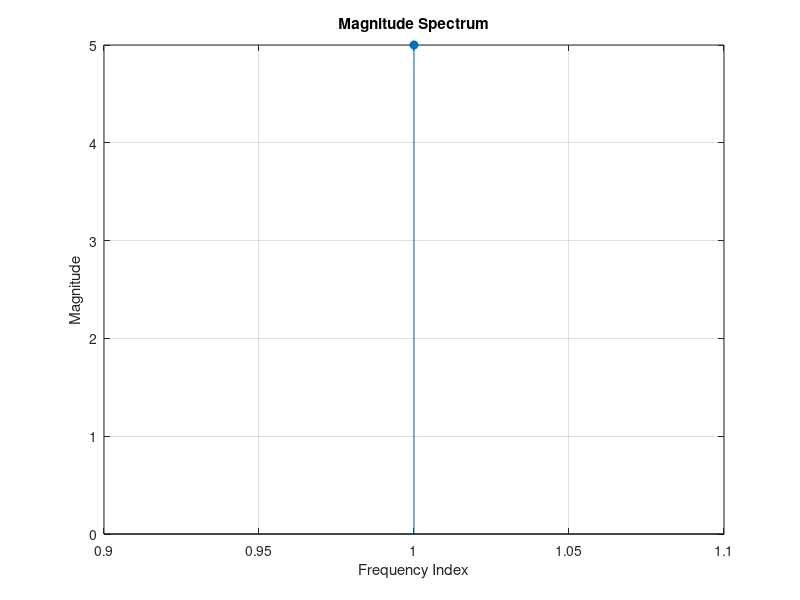
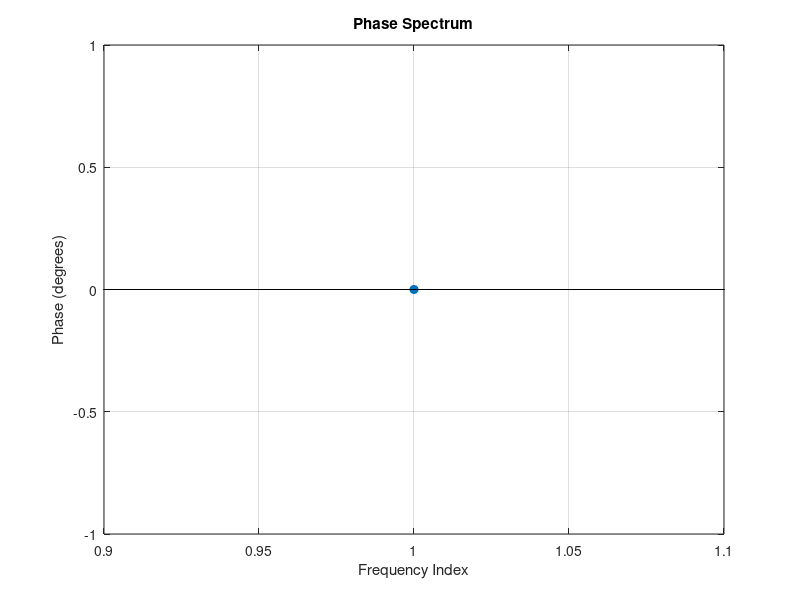

Reproduce these figures in MATLAB, in order.
% =====================================================================
% DIGITAL SIGNAL AND IMAGE PROCESSING LAB
%
% Experiment No. : 5
% Experiment Title : Radix-2 DIT FFT Algorithm
%
% Aim:
% Write a program to implement the Radix-2 Decimation-In-Time (DIT)
% Fast Fourier Transform (FFT) algorithm to find the DFT of a given
% sequence x(n).
%
% Student Details:
% Name     : Amey Thakur
% Roll No. : 50
% Class    : COMPS-BE-B-50
% Batch    : B3
%
% Date of Experiment : 25/08/2021
% Date of Submission : 25/08/2021
%
% Author:
% Amey Thakur
% GitHub Profile:
% https://github.com/Amey-Thakur
%
% Repository:
% https://github.com/Amey-Thakur/DIGITAL-SIGNAL-AND-IMAGE-PROCESSING-AND-DIGITAL-SIGNAL-AND-IMAGE-PROCESSING-LAB
% =====================================================================

% Clear workspace, close all figures, and clear command window
clear all;
close all;
clc;

% -----------------------------
% Input Sequence
% -----------------------------
x = input('Enter the sequence x(n): ');   % Input discrete-time sequence
N = length(x);                            % Length of the sequence

% -----------------------------
% DFT Kernel Computation
% -----------------------------
for k = 0:N-1
    for n = 0:N-1
        % DFT kernel
        y(n+1, k+1) = exp(-1i * 2 * pi * k * n / N);
    end
end

% -----------------------------
% DFT Calculation
% -----------------------------
z = y * x.';          % DFT of the input sequence

% -----------------------------
% Magnitude and Phase Spectra
% -----------------------------
mag = abs(z);                         % Magnitude spectrum
phase = rad2deg(angle(z));            % Phase spectrum (degrees)

% -----------------------------
% Plot Magnitude Spectrum
% -----------------------------
figure;
stem(mag, 'filled');
grid on;
title('Magnitude Spectrum');
xlabel('Frequency Index');
ylabel('Magnitude');

% -----------------------------
% Plot Phase Spectrum
% -----------------------------
figure;
stem(phase, 'filled');
grid on;
title('Phase Spectrum');
xlabel('Frequency Index');
ylabel('Phase (degrees)');
